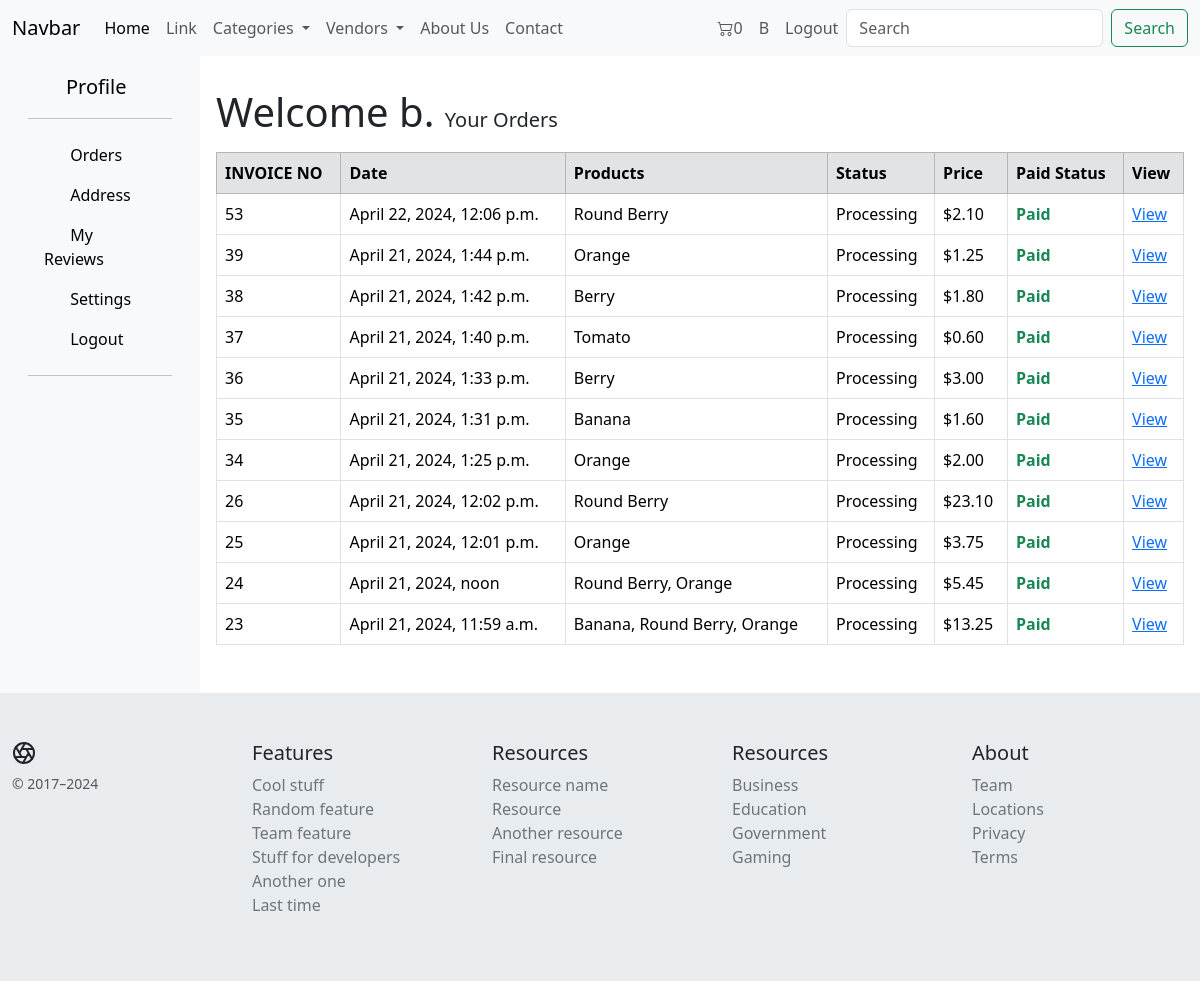
Page /dashboard/ (signed in) on the committed database.
### userauth/models.py (models this page shows)
class customUser(AbstractUser):
    username = models.CharField(unique=True, max_length=30, null=False)
    email = models.EmailField()
    USERNAME_FIELD = 'username'
    def __str__(self):
        return self.username

### core/models.py (models this page shows, shortened)
class Order(models.Model):
    user = models.ForeignKey(
        customUser, on_delete=models.CASCADE, related_name='order_of_user')
    Invoice = models.AutoField(primary_key=True)
    order_quantity = models.IntegerField()
    order_price = models.DecimalField(max_digits=12, decimal_places=2)
    order_status = models.CharField(
        max_length=20, choices=order_Status_Choices, default='processing')
    paid_status = models.BooleanField(default=False)
    order_date = models.DateTimeField(auto_now_add=True)

class CartOrderItems(models.Model):
    order = models.ForeignKey(Order, on_delete=models.CASCADE)
    item = models.ForeignKey(Product, on_delete=models.CASCADE)
    quantity = models.IntegerField(default=0)
    price = models.DecimalField(
        max_digits=9999999, decimal_places=2, default="1.99")
    total = models.DecimalField(
        max_digits=9999999, decimal_places=2, default="1.99")
    class Meta:
        verbose_name_plural = "Order Items"
    def __str__(self):
        return f"{self.item.title}"

class Product(models.Model):
    PID = ShortUUIDField(
        unique=True, length=10, prefix="PID:", max_length=15)
    title = models.CharField(max_length=100, default='Sample')
    desc = models.CharField(
        max_length=500, default='lorem lroeam ipsm lorem doooi')
    specifications = models.TextField(null=True, blank=True)
    category = models.ForeignKey(
        Category, on_delete=models.SET_NULL, null=True, related_name='product_category')
    vendor = models.ForeignKey(
        Vendor, on_delete=models.SET_NULL, null=True, blank=True, related_name='product_vendor')
    image = models.ImageField(upload_to='Product_images')
    in_stock = models.BooleanField(default=True)
    featured_on_home_page = models.BooleanField(default=False)
    price = models.DecimalField(
        max_digits=12, decimal_places=2, default='4.99')
    discount_amount = models.DecimalField(
        max_digits=12, decimal_places=2, default=0)
    product_status = models.CharField(
        max_length=20, choices=Product_Choices, default='active')
    date_added = models.DateTimeField(auto_now_add=True)
    updated = models.DateTimeField(auto_now=True, null=True)
    tags = TaggableManager(blank=True)

### core/views.py (the view)
# urls.py: path('dashboard/', views.dashboard, name='dashboard'),
@login_required
def dashboard(request):
    orders = Order.objects.filter(
        user=request.user, paid_status=True).order_by('-order_date')
    order_and_ordered_items = {
        i: CartOrderItems.objects.filter(order=i) for i in orders
    }
    context = {
        'orders': orders,
        "order_and_ordered_items": order_and_ordered_items
    }
    return render(request, 'core/dashboard.html', context)

### core/context_processors.py (called while the page is built)
def context_fn(request):
    categories = Category.objects.all()
    vendors = Vendor.objects.all()
    if "cart_data_object" in request.session:
        cart_items_count = len(request.session['cart_data_object'])
    else:
        cart_items_count = 0
    context = {
        'categories_context': categories,
        'vendors_context': vendors,
        'cart_items_count_context': cart_items_count,
    }
    return context

### core/models.py (called while the page is built)
    def __str__(self):
        return self.title

    def __str__(self):
        return self.title

### templates/core/dashboard.html
{% extends 'core/base.html' %} {% load static %} {% block content %}
<div class="container-fluid">
  <div class="row">
    <div class="col-xl-2 col-sm-12 col-md-3 col-lg-2 bg-body-tertiary">
      <div class="p-3">
        <a href="" class="d-flex align-items-center mb-3 link-body-emphasis text-decoration-none">
          <svg class="bi pe-none me-2" width="30" height="24"></svg>
          <span class="fs-5">Profile</span>
        </a>
        <hr />
        <ul class="nav nav-pills flex-column mb-auto">
          <li>
            <a href="{% url 'core:dashboard' %}" id="order" class="nav-link link-body-emphasis">
              <svg class="bi pe-none me-2" width="14" height="14">
                <use xlink:href="#speedometer2"></use>
              </svg>
              Orders
            </a>
          </li>
          <li>
            <a href="{% url 'core:dashboard-address' %}" id="address" class="nav-link link-body-emphasis">
              <svg class="bi pe-none me-2" width="14" height="14">
                <use xlink:href="#grid"></use>
              </svg>
              Address
            </a>
          </li>
          <li>
            <a href="{% url 'core:my_reviews' %}" id="address" class="nav-link link-body-emphasis">
              <svg class="bi pe-none me-2" width="14" height="14">
                <use xlink:href="#grid"></use>
              </svg>
              My Reviews
            </a>
          </li>
          <li>
            <a href="#" class="nav-link link-body-emphasis">
              <svg class="bi pe-none me-2" width="14" height="14">
                <use xlink:href="#grid"></use>
              </svg>
              Settings
            </a>
          </li>
          <li>
            <a href="{% url 'userauth:logout' %}" class="nav-link link-body-emphasis">
              <svg class="bi pe-none me-2" width="14" height="14">
                <use xlink:href="#grid"></use>
              </svg>
              Logout
            </a>
          </li>
        </ul>
        <hr />
      </div>
    </div>
    <div class="col-xl-10 col-sm-12 col-md-9 col-lg-10 my-3 p-3">
      <div class="row">
        <div class="col-12">
          <p class="display-6">Welcome {{request.user}}. <span class="lead">Your Orders</span></p>
          <div id="orders-section">
            <table class="table table-bordered table-hover">
              <thead class="table-secondary">
                <tr>
                  <th scope="col">INVOICE NO</th>
                  <th scope="col">Date</th>
                  <th scope="col">Products</th>
                  <th scope="col">Status</th>
                  <th scope="col">Price</th>
                  <th scope="col">Paid Status</th>
                  <th scope="col">View</th>
                </tr>
              </thead>
              <tbody>
                {% for i,j in order_and_ordered_items.items %}
                <tr>
                  <td>{{ i.Invoice }}</td>
                  <td>{{ i.order_date }}</td>
                  <td>
                    {% if j.count > 1 %}
                    {% for k in j %}
                    {{ k|title }}{% if not forloop.last %}, {% endif %}
                    {% endfor %}
                    {% else %}
                    {% for k in j %}
                    {{ k|title }}
                    {% endfor %}
                    {% endif %}</td>
                  <td>{{ i.order_status|title }}</td>
                  <td>${{ i.order_price }}</td>
                  {% if i.paid_status %}
                  <td class="text-success fw-bold">Paid</td>
                  {%else%}
                  <td class="text-danger fw-bold">Unpaid</td>
                  {%endif%}
                  <td>
                    <a href="{% url 'core:order-details' i.Invoice %}">View</a>
                  </td>
                </tr>
                {% endfor %}
              </tbody>
            </table>
          </div>
        </div>
      </div>
    </div>
  </div>
</div>
{%endblock%}

### templates/core/navbar.html (shortened to what this page needs)
<nav class="navbar navbar-expand-lg bg-body-tertiary sticky-top">
  <div class="container-fluid">
    <a class="navbar-brand" href="#">Navbar</a>
    <div class="collapse navbar-collapse" id="navbarSupportedContent">
      <ul class="navbar-nav me-auto mb-2 mb-lg-0">
        <li class="nav-item">
          <a class="nav-link active" aria-current="page" href="{% url 'core:home' %}">Home</a>
        </li>
        <li class="nav-item">
          <a class="nav-link" href="#">Link</a>
        </li>
        <li class="nav-item dropdown">
          <a class="nav-link dropdown-toggle" href="#" role="button" data-bs-toggle="dropdown" aria-expanded="false">
            Categories
          </a>
        </li>
        <li class="nav-item dropdown">
          <a class="nav-link dropdown-toggle" href="#" role="button" data-bs-toggle="dropdown" aria-expanded="false">
            Vendors
          </a>
        </li>
        <li class="nav-item">
          <a class="nav-link" href="{% url 'core:about' %}">About Us</a>
        </li>
        <li class="nav-item">
          <a class="nav-link" href="{% url 'core:contact' %}">Contact</a>
        </li>
      </ul>
      <ul class="navbar-nav ms-auto mb-2 mb-lg-0">
        <li class="nav-item">
          <a class="nav-link " href="{% url 'core:cart_view' %}" aria-disabled="true"><i class="bi bi-cart2"></i><span
              class="cart-count">{{cart_items_count_context}}</span></a>
        </li>
        {% if request.user.is_authenticated %}
        <li class="nav-item">
          <a class="nav-link" href="{% url 'core:dashboard' %}" aria-disabled="true">{{request.user|title}}
          </a>
        </li>
        <li class="nav-item">
          <a class="nav-link logout" href="{% url 'userauth:logout' %}" aria-disabled="true">Logout</a>
        </li>
        {%endif%}
      </ul>
      <form class="d-flex" role="search" method="get" action="{% url 'core:search' %}">
        <input class="form-control me-2" type="search" placeholder="Search" aria-label="Search" name="q" required>
        <button class="btn btn-outline-success" type="submit">Search</button>
      </form>
    </div>
  </div>
</nav>

### static/css/styles.css (style rules this page uses)
html { scroll-behavior: smooth; }

### rows in the picture
customUser: user "B", user "b"
Order: Invoice "53", order_date "April 22, 2024, 12:06 p.m.", order_status "Processing", order_price "2.10", paid_status "Paid"
CartOrderItems: item.title "Round Berry"
Order: Invoice "39", order_date "April 21, 2024, 1:44 p.m.", order_status "Processing", order_price "1.25", paid_status "Paid"
CartOrderItems: item.title "Orange"
Order: Invoice "38", order_date "April 21, 2024, 1:42 p.m.", order_status "Processing", order_price "1.80", paid_status "Paid"
CartOrderItems: item.title "Berry"
Order: Invoice "37", order_date "April 21, 2024, 1:40 p.m.", order_status "Processing", order_price "0.60", paid_status "Paid"
CartOrderItems: item.title "Tomato"
Order: Invoice "36", order_date "April 21, 2024, 1:33 p.m.", order_status "Processing", order_price "3.00", paid_status "Paid"
CartOrderItems: item.title "Berry"
Order: Invoice "35", order_date "April 21, 2024, 1:31 p.m.", order_status "Processing", order_price "1.60", paid_status "Paid"
CartOrderItems: item.title "Banana"
Order: Invoice "34", order_date "April 21, 2024, 1:25 p.m.", order_status "Processing", order_price "2.00", paid_status "Paid"
CartOrderItems: item.title "Orange"
Order: Invoice "26", order_date "April 21, 2024, 12:02 p.m.", order_status "Processing", order_price "23.10", paid_status "Paid"
CartOrderItems: item.title "Round Berry"
Order: Invoice "25", order_date "April 21, 2024, 12:01 p.m.", order_status "Processing", order_price "3.75", paid_status "Paid"
CartOrderItems: item.title "Orange"
Order: Invoice "24", order_date "April 21, 2024, noon", order_status "Processing", order_price "5.45", paid_status "Paid"
CartOrderItems: item.title "Round Berry"
CartOrderItems: item.title "Orange"
Order: Invoice "23", order_date "April 21, 2024, 11:59 a.m.", order_status "Processing", order_price "13.25", paid_status "Paid"
CartOrderItems: item.title "Banana"
CartOrderItems: item.title "Round Berry"
CartOrderItems: item.title "Orange"

### other values in the picture
{{ cart_items_count_context }} "0"
